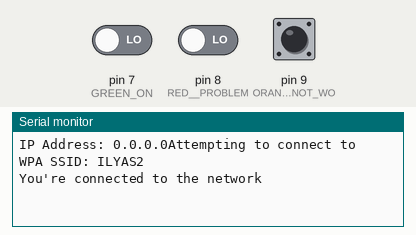
This sketch was run on a simulated Arduino Mega 2560, built with avr-gcc and run on an emulated ATmega2560. Shown: the last lines printed to the serial monitor. The test bench sets the inputs (shaded band); at power-on: pin 7 (GREEN_ON) LOW, pin 8 (RED__PROBLEM) LOW, pin 9 (ORANGE_IDEL-ON_BUT_NOT_WO) LOW. WiFi joins after 1.5 s; servers stay silent unless stated; uploads are accepted with an empty reply.

Above: at 2.7 s.
2.8 s: pin 7 (GREEN_ON) driven HIGH
At 11.2 s:
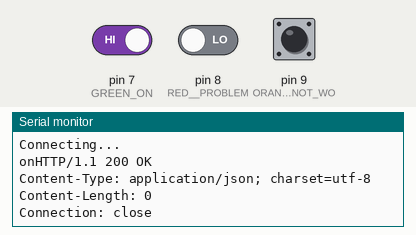
16.8 s: pin 8 (RED__PROBLEM) driven HIGH
At 20.36 s:
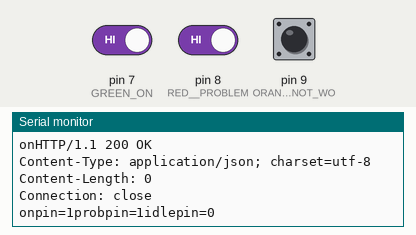
30.8 s: pin 7 (GREEN_ON) driven LOW
At 40.77 s:
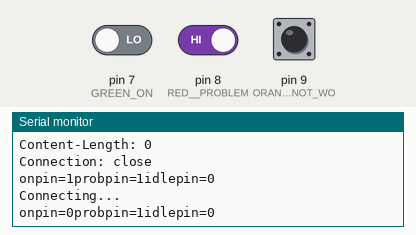
44.8 s: pin 8 (RED__PROBLEM) driven LOW
At 50.97 s:
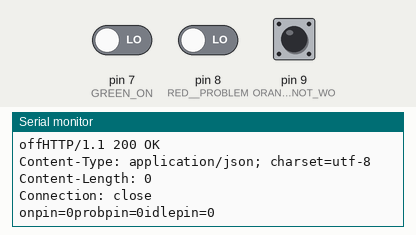
58.8 s: pin 9 (ORANGE_IDEL-ON_BUT_NOT_WO) pulled HIGH for 3 s
At 61.17 s:
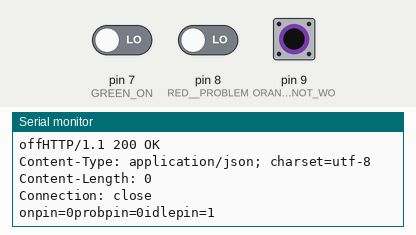
72.9 s: pin 7 (GREEN_ON) driven HIGH and pin 8 (RED__PROBLEM) driven HIGH
At 82.9 s:
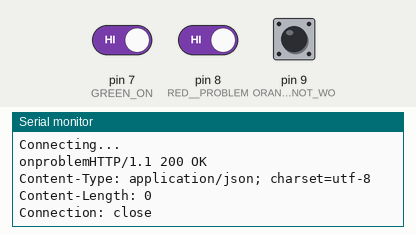

The sketch:

machine3fin.ino
```cpp
/*
  WiFiEsp example: WebClientRepeating

  This sketch connects to a web server and makes an HTTP request
  using an Arduino ESP8266 module.
  It repeats the HTTP call each 10 seconds.

  For more details see: http://yaab-arduino.blogspot.com/p/wifiesp.html
*/

#include "WiFiEsp.h"

// Emulate Serial1 on pins 6/7 if not present
#ifndef HAVE_HWSERIAL1
#include "SoftwareSerial.h"
SoftwareSerial Serial1(5, 4); // RX, TX
#endif

char ssid[] = "ILYAS2";            // your network SSID (name)
char pass[] = "9884648010";        // your network password
int status = WL_IDLE_STATUS;     // the Wifi radio's status
//int gv1 =1;
//int gv;
//int rv1;
//int rv;
//int ov1;
//int ov;
//int var1=1;
int onstatus = 0;
int offstatus = 1;
int probstatus = 0;
int probsolvedstatus = 1;
int idlestatus = 0;
int idleoffstatus = 1;
//IPAddress ip(192,168,0,3);//static IP
char server[] = "192.168.1.102";

unsigned long lastConnectionTime = 0;         // last time you connected to the server, in milliseconds
const unsigned long postingInterval = 10000L; // delay between updates, in milliseconds

// Initialize the Ethernet client object
WiFiEspClient client;

void setup()
{
  // initialize serial for debugging
  Serial.begin(9600);
  // initialize serial for ESP module
  Serial1.begin(9600);

  pinMode(7, INPUT); //GREEN ON
  pinMode(8, INPUT); //RED  PROBLEM
  pinMode(9, INPUT); //ORANGE IDEL-ON BUT NOT WORKING
  // initialize ESP module
  WiFi.init(&Serial1);

  // check for the presence of the shield
  if (WiFi.status() == WL_NO_SHIELD) {
    Serial.println("WiFi shield not present");
    // don't continue
    while (true);
  }
  Serial.print("IP Address: ");
  //WiFi.config(ip);
  Serial.print(WiFi.localIP());
  // attempt to connect to WiFi network
  while ( status != WL_CONNECTED) {
    Serial.print("Attempting to connect to WPA SSID: ");
    Serial.println(ssid);
    // Connect to WPA/WPA2 network
    status = WiFi.begin(ssid, pass);
  }

  Serial.println("You're connected to the network");


}

void loop()
{
  //  int onpin = digitalRead(7);
  //  int problempin = digitalRead(8);
  //  int idlepin = digitalRead(9);
  // if there's incoming data from the net connection send it out the serial port
  // this is for debugging purposes only
  while (client.available()) {
    char c = client.read();
    Serial.write(c);
  }

  // if 10 seconds have passed since your last connection,
  // then connect again and send data
  if (millis() - lastConnectionTime > postingInterval) {
    httpRequest();
  }
}

// this method makes a HTTP connection to the server
void httpRequest()
{

  Serial.println();

  // close any connection before send a new request
  // this will free the socket on the WiFi shield
  client.stop();

  int onpin = digitalRead(7);
  int problempin = digitalRead(8);
  int idlepin = digitalRead(9);
  Serial.println("onpin=" + String(onpin) + "probpin=" + String(problempin) + "idlepin=" + String(idlepin));

  // close any connection before send a new request
  // this will free the socket on the WiFi shield
  // client.stop();

  // if there's a successful connection
  if (client.connect(server, 8081)) {
    Serial.println("Connecting...");
    // client.print(String("GET /READY HTTP/1.1"));
    // send the HTTP PUT request

    if ((onpin == 1 ) && (onstatus == 0))
    {
      onstatus = 1;
      offstatus = 1;
      client.println(String("GET /ON/AIDA3 HTTP/1.1"));
      Serial.print("on");
      // gv1=1;
    }
    /*  if(gv==1)
      {

       client.print(String("GET /STG HTTP/1.1"));
       gv=0;
        }*/

    if ((onpin == 0) && (onstatus == 1))
    {
      offstatus = 0;
      onstatus = 0;
      client.println(String("GET /OFF/AIDA3 HTTP/1.1"));
      Serial.print("off");
      //gv =1;
    }
    /*  if(var1==1)
//      {
//      client.print(String("GET /ETG HTTP/1.1"));
//      gv1=0;
//       }*/

    if ((problempin == 1) && ( probstatus == 0))
    {
      probstatus = 1;
      probsolvedstatus = 1;
      client.println(String("GET /PROBLEM/AIDA3 HTTP/1.1"));
      Serial.print("problem");
      // rv1=1;
    }
    /* if(rv==1)
      {
      client.print(String("GET /STR HTTP/1.1"));
      rv=0;
       }*/

    if ((problempin == 0) && (probstatus == 1))
    {
      probsolvedstatus = 0;
      probstatus = 0;
      client.println(String("GET /PROBLEMSOLVED/AIDA3 HTTP/1.1"));
      Serial.print("off");
      //  rv =1;
    }
    if ((idlepin == 1) && (idlestatus == 0))
    {
      idlestatus = 1;
      idleoffstatus = 1;
      client.println(String("GET /IDLE/AIDA3 HTTP/1.1"));
      Serial.print("idle");
      //  rv =1;
    }
    if ((idlepin == 0) && ( idlestatus == 1))
    {
      idleoffstatus = 0;
      idlestatus = 0;
      client.println(String("GET /IDLEOFF/AIDA3 HTTP/1.1"));
      Serial.print("idleoff");
      //  rv =1;
    }


    /*if(rv1==1)
      {
      client.print(String("GET /ETR HTTP/1.1"));
      rv1=0;
      }*/


    // note the time that the connection was made
    lastConnectionTime = millis();
  }
  else {
    // if you couldn't make a connection
    Serial.println("Connection failed");
  }
}
```

Measured:
- after the input at 2.8 s, the serial monitor: prints a new line after 7.2 s (image 1)
- after the input at 16.8 s, the serial monitor: prints a new line after 3.4 s (image 2)
- after the input at 30.8 s, the serial monitor: prints a new line after 9.8 s (image 3)
- after the input at 44.8 s, the serial monitor: prints a new line after 6.0 s (image 4)
- after the input at 58.8 s, the serial monitor: prints a new line after 2.2 s (image 5)
- after the input at 72.9 s, the serial monitor: prints a new line after 8.5 s (image 6)
